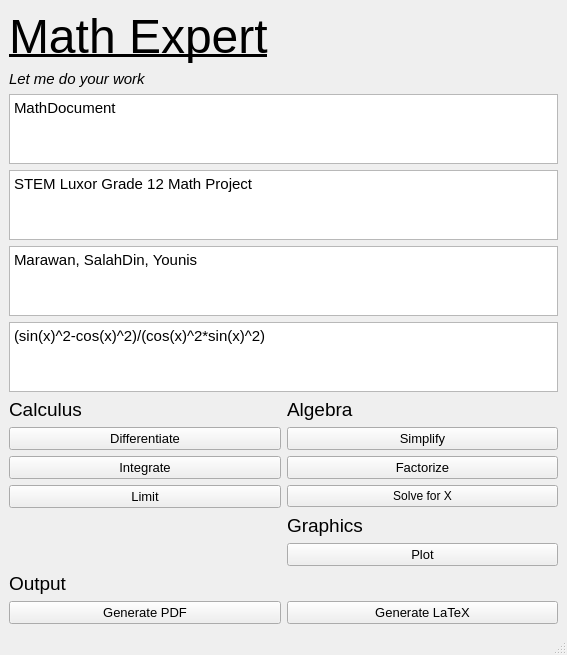
<?xml version="1.0" encoding="UTF-8"?>
<ui version="4.0">
 <class>MainWindow</class>
 <widget class="QMainWindow" name="MainWindow">
  <property name="geometry">
   <rect>
    <x>0</x>
    <y>0</y>
    <width>567</width>
    <height>638</height>
   </rect>
  </property>
  <property name="windowTitle">
   <string>Math Expert</string>
  </property>
  <widget class="QWidget" name="centralwidget">
   <layout class="QGridLayout" name="gridLayout">
    <item row="22" column="0">
     <widget class="QPushButton" name="genPdfBt">
      <property name="font">
       <font>
        <pointsize>10</pointsize>
       </font>
      </property>
      <property name="text">
       <string>Generate PDF</string>
      </property>
     </widget>
    </item>
    <item row="5" column="0" colspan="2">
     <widget class="QPlainTextEdit" name="titleTxt">
      <property name="font">
       <font>
        <pointsize>11</pointsize>
       </font>
      </property>
      <property name="plainText">
       <string>STEM Luxor Grade 12 Math Project</string>
      </property>
     </widget>
    </item>
    <item row="11" column="1">
     <widget class="QPushButton" name="simpBt">
      <property name="font">
       <font>
        <pointsize>10</pointsize>
       </font>
      </property>
      <property name="text">
       <string>Simplify</string>
      </property>
     </widget>
    </item>
    <item row="22" column="1">
     <widget class="QPushButton" name="genLatexBt">
      <property name="font">
       <font>
        <pointsize>10</pointsize>
       </font>
      </property>
      <property name="text">
       <string>Generate LaTeX</string>
      </property>
     </widget>
    </item>
    <item row="21" column="0">
     <widget class="QLabel" name="label_3">
      <property name="font">
       <font>
        <pointsize>14</pointsize>
       </font>
      </property>
      <property name="text">
       <string>Output</string>
      </property>
     </widget>
    </item>
    <item row="16" column="1">
     <widget class="QPushButton" name="plotBt">
      <property name="font">
       <font>
        <pointsize>10</pointsize>
       </font>
      </property>
      <property name="text">
       <string>Plot</string>
      </property>
     </widget>
    </item>
    <item row="6" column="0" colspan="2">
     <widget class="QPlainTextEdit" name="authorTxt">
      <property name="font">
       <font>
        <pointsize>11</pointsize>
       </font>
      </property>
      <property name="plainText">
       <string>Marawan, SalahDin, Younis</string>
      </property>
     </widget>
    </item>
    <item row="1" column="0">
     <widget class="QLabel" name="label">
      <property name="font">
       <font>
        <pointsize>36</pointsize>
        <underline>true</underline>
       </font>
      </property>
      <property name="text">
       <string>Math Expert</string>
      </property>
     </widget>
    </item>
    <item row="1" column="1">
     <widget class="QFrame" name="frame">
      <property name="styleSheet">
       <string notr="true">border:0;</string>
      </property>
      <property name="frameShape">
       <enum>QFrame::StyledPanel</enum>
      </property>
      <property name="frameShadow">
       <enum>QFrame::Raised</enum>
      </property>
      <widget class="QLabel" name="label_7">
       <property name="geometry">
        <rect>
         <x>80</x>
         <y>0</y>
         <width>81</width>
         <height>71</height>
        </rect>
       </property>
       <property name="text">
        <string/>
       </property>
       <property name="pixmap">
        <pixmap>../img/logo1.jpeg</pixmap>
       </property>
       <property name="scaledContents">
        <bool>true</bool>
       </property>
      </widget>
     </widget>
    </item>
    <item row="2" column="0">
     <widget class="QLabel" name="label_4">
      <property name="font">
       <font>
        <pointsize>11</pointsize>
        <italic>true</italic>
       </font>
      </property>
      <property name="text">
       <string>Let me do your work</string>
      </property>
     </widget>
    </item>
    <item row="12" column="0">
     <widget class="QPushButton" name="inteBt">
      <property name="font">
       <font>
        <pointsize>10</pointsize>
       </font>
      </property>
      <property name="text">
       <string>Integrate</string>
      </property>
     </widget>
    </item>
    <item row="7" column="0" colspan="2">
     <widget class="QPlainTextEdit" name="expTxt">
      <property name="font">
       <font>
        <pointsize>11</pointsize>
       </font>
      </property>
      <property name="plainText">
       <string>(sin(x)^2-cos(x)^2)/(cos(x)^2*sin(x)^2)</string>
      </property>
     </widget>
    </item>
    <item row="14" column="1">
     <widget class="QLabel" name="label_6">
      <property name="font">
       <font>
        <pointsize>14</pointsize>
       </font>
      </property>
      <property name="text">
       <string>Graphics</string>
      </property>
     </widget>
    </item>
    <item row="10" column="1">
     <widget class="QLabel" name="label_5">
      <property name="font">
       <font>
        <pointsize>14</pointsize>
       </font>
      </property>
      <property name="text">
       <string>Algebra</string>
      </property>
     </widget>
    </item>
    <item row="10" column="0">
     <widget class="QLabel" name="label_2">
      <property name="font">
       <font>
        <pointsize>14</pointsize>
       </font>
      </property>
      <property name="text">
       <string>Calculus</string>
      </property>
     </widget>
    </item>
    <item row="11" column="0">
     <widget class="QPushButton" name="diffBt">
      <property name="font">
       <font>
        <pointsize>10</pointsize>
       </font>
      </property>
      <property name="styleSheet">
       <string notr="true"/>
      </property>
      <property name="text">
       <string>Differentiate</string>
      </property>
     </widget>
    </item>
    <item row="12" column="1">
     <widget class="QPushButton" name="factBt">
      <property name="font">
       <font>
        <pointsize>10</pointsize>
       </font>
      </property>
      <property name="text">
       <string>Factorize</string>
      </property>
     </widget>
    </item>
    <item row="4" column="0" colspan="2">
     <widget class="QPlainTextEdit" name="fileTxt">
      <property name="font">
       <font>
        <pointsize>11</pointsize>
       </font>
      </property>
      <property name="plainText">
       <string>MathDocument</string>
      </property>
     </widget>
    </item>
    <item row="13" column="1">
     <widget class="QPushButton" name="solBt">
      <property name="text">
       <string>Solve for X</string>
      </property>
     </widget>
    </item>
    <item row="13" column="0">
     <widget class="QPushButton" name="limBt">
      <property name="font">
       <font>
        <pointsize>10</pointsize>
       </font>
      </property>
      <property name="text">
       <string>Limit</string>
      </property>
     </widget>
    </item>
   </layout>
  </widget>
  <widget class="QStatusBar" name="statusbar"/>
  <action name="actionNew">
   <property name="text">
    <string>New</string>
   </property>
  </action>
 </widget>
 <resources/>
 <connections/>
</ui>
